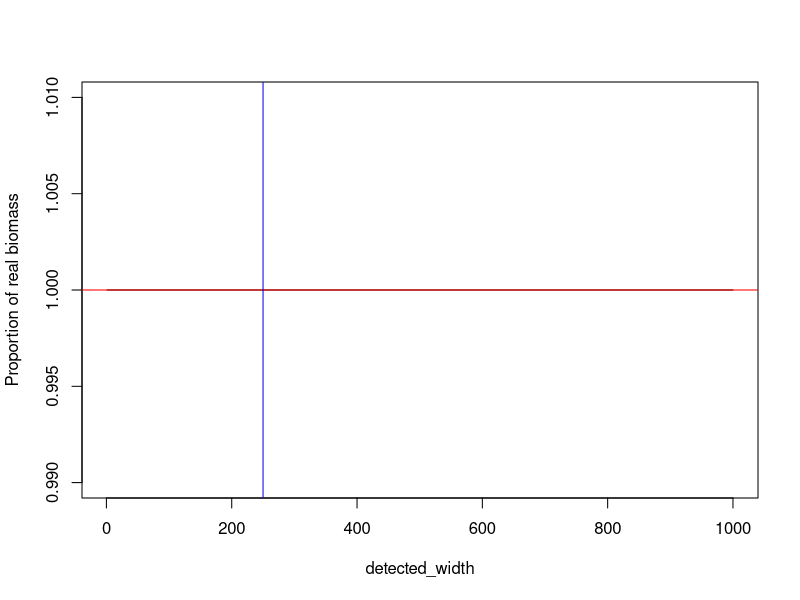

Generate this figure with R:
#assume krill is homogenously distributed
#assume all krill in the survey slice are perfectly detected

calcKrillBiomass <- function(krill_biomass, survey_area_width, survey_area_length, 
                             survey_area_depth, detected_width) {
  
  #krill_biomass = total krill biomass in survey area in kg
  #survey_area_width = survey width in m
  #survey_area_length = survey length in m
  #survey_area_depth = survey depth in m
  #detected_width = width of the survey beam
  
  #apparent kg/m2
  visible_kg <- krill_biomass/(survey_area_width/detected_width)
  apparent_kg_m3 <- visible_kg/(survey_area_length*survey_area_depth*detected_width)
  apparent_kg_m2 <- apparent_kg_m3*survey_area_depth
  
  #calculated krill biomass in kg
  calculated_biomass <- apparent_kg_m2*survey_area_width*survey_area_length
  
  return(list(detected_width = detected_width, calculated_biomass = calculated_biomass))
  
}

detected_width <- 0
percentage_overestimated <- 0
calculated_biomass <- 0
for (i in 1:1000) {
  
  calc_biomass <- calcKrillBiomass(krill_biomass = 5e5, survey_area_width = 1e3, 
                                   survey_area_length = 5e5, survey_area_depth = 250, 
                                   detected_width = i)
  
  detected_width[i] <- calc_biomass$detected_width
  percentage_overestimated[i] <- calc_biomass$calculated_biomass/5e5
  calculated_biomass[i] <- calc_biomass$calculated_biomass
  
}

plot(detected_width, percentage_overestimated, type = "l", ylab = "Proportion of real biomass")
abline(h = 1, col = "red")
abline(v = 250, col = "blue")


#calculation of maximum beam width in m (detected_width) based on angle in degrees
deg <- 30
250 * tan((deg/2)*pi/180 )*2

